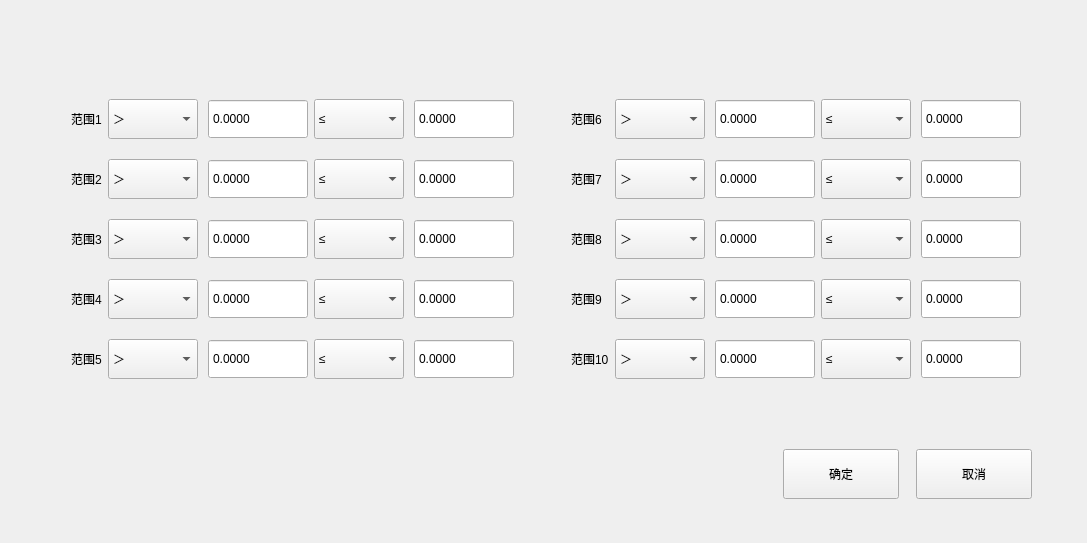
<?xml version="1.0" encoding="UTF-8"?>
<ui version="4.0">
 <class>QResultStatisticsRangeSetDlg</class>
 <widget class="QWidget" name="QResultStatisticsRangeSetDlg">
  <property name="geometry">
   <rect>
    <x>0</x>
    <y>0</y>
    <width>1087</width>
    <height>543</height>
   </rect>
  </property>
  <property name="windowTitle">
   <string>QResultStatisticsRangeSetDlg</string>
  </property>
  <widget class="QWidget" name="widget" native="true">
   <property name="geometry">
    <rect>
     <x>780</x>
     <y>440</y>
     <width>256</width>
     <height>68</height>
    </rect>
   </property>
   <layout class="QHBoxLayout" name="horizontalLayout_12">
    <property name="spacing">
     <number>14</number>
    </property>
    <property name="leftMargin">
     <number>0</number>
    </property>
    <property name="topMargin">
     <number>0</number>
    </property>
    <property name="rightMargin">
     <number>0</number>
    </property>
    <property name="bottomMargin">
     <number>0</number>
    </property>
    <item>
     <widget class="QPushButton" name="okBtn">
      <property name="minimumSize">
       <size>
        <width>116</width>
        <height>50</height>
       </size>
      </property>
      <property name="maximumSize">
       <size>
        <width>116</width>
        <height>50</height>
       </size>
      </property>
      <property name="text">
       <string>确定</string>
      </property>
      <property name="buttons" stdset="0">
       <string>btn_dlg</string>
      </property>
     </widget>
    </item>
    <item>
     <widget class="QPushButton" name="cancerBtn">
      <property name="minimumSize">
       <size>
        <width>116</width>
        <height>50</height>
       </size>
      </property>
      <property name="maximumSize">
       <size>
        <width>116</width>
        <height>50</height>
       </size>
      </property>
      <property name="text">
       <string>取消</string>
      </property>
      <property name="buttons" stdset="0">
       <string>btn_dlg</string>
      </property>
     </widget>
    </item>
   </layout>
  </widget>
  <widget class="QWidget" name="widget_2" native="true">
   <property name="geometry">
    <rect>
     <x>60</x>
     <y>88</y>
     <width>972</width>
     <height>361</height>
    </rect>
   </property>
   <layout class="QGridLayout" name="gridLayout">
    <property name="spacing">
     <number>20</number>
    </property>
    <item row="0" column="0">
     <layout class="QHBoxLayout" name="horizontalLayout_22">
      <item>
       <widget class="QLabel" name="label">
        <property name="text">
         <string>范围1</string>
        </property>
       </widget>
      </item>
      <item>
       <layout class="QHBoxLayout" name="horizontalLayout">
        <property name="spacing">
         <number>10</number>
        </property>
        <item>
         <widget class="QComboBox" name="comboBox_lc_1">
          <property name="minimumSize">
           <size>
            <width>90</width>
            <height>40</height>
           </size>
          </property>
          <property name="maximumSize">
           <size>
            <width>90</width>
            <height>40</height>
           </size>
          </property>
          <item>
           <property name="text">
            <string>＞</string>
           </property>
          </item>
          <item>
           <property name="text">
            <string>≥</string>
           </property>
          </item>
          <item>
           <property name="text">
            <string>=</string>
           </property>
          </item>
         </widget>
        </item>
        <item>
         <widget class="QDoubleSpinBox" name="doubleSpinBox_lv_1">
          <property name="minimumSize">
           <size>
            <width>100</width>
            <height>40</height>
           </size>
          </property>
          <property name="maximumSize">
           <size>
            <width>100</width>
            <height>40</height>
           </size>
          </property>
          <property name="buttonSymbols">
           <enum>QAbstractSpinBox::NoButtons</enum>
          </property>
          <property name="decimals">
           <number>4</number>
          </property>
          <property name="maximum">
           <double>999999.000000000000000</double>
          </property>
         </widget>
        </item>
       </layout>
      </item>
      <item>
       <layout class="QHBoxLayout" name="horizontalLayout_6">
        <property name="spacing">
         <number>10</number>
        </property>
        <item>
         <widget class="QComboBox" name="comboBox_rc_1">
          <property name="minimumSize">
           <size>
            <width>90</width>
            <height>40</height>
           </size>
          </property>
          <property name="maximumSize">
           <size>
            <width>90</width>
            <height>40</height>
           </size>
          </property>
          <property name="currentIndex">
           <number>1</number>
          </property>
          <item>
           <property name="text">
            <string>＜</string>
           </property>
          </item>
          <item>
           <property name="text">
            <string>≤</string>
           </property>
          </item>
         </widget>
        </item>
        <item>
         <widget class="QDoubleSpinBox" name="doubleSpinBox_rv_1">
          <property name="minimumSize">
           <size>
            <width>100</width>
            <height>40</height>
           </size>
          </property>
          <property name="maximumSize">
           <size>
            <width>100</width>
            <height>40</height>
           </size>
          </property>
          <property name="buttonSymbols">
           <enum>QAbstractSpinBox::NoButtons</enum>
          </property>
          <property name="decimals">
           <number>4</number>
          </property>
          <property name="maximum">
           <double>999999.000000000000000</double>
          </property>
         </widget>
        </item>
       </layout>
      </item>
     </layout>
    </item>
    <item row="0" column="1">
     <spacer name="horizontalSpacer">
      <property name="orientation">
       <enum>Qt::Horizontal</enum>
      </property>
      <property name="sizeHint" stdset="0">
       <size>
        <width>40</width>
        <height>20</height>
       </size>
      </property>
     </spacer>
    </item>
    <item row="0" column="2">
     <layout class="QHBoxLayout" name="horizontalLayout_27">
      <item>
       <widget class="QLabel" name="label_26">
        <property name="text">
         <string>范围6</string>
        </property>
       </widget>
      </item>
      <item>
       <layout class="QHBoxLayout" name="horizontalLayout_11">
        <property name="spacing">
         <number>10</number>
        </property>
        <item>
         <widget class="QComboBox" name="comboBox_lc_6">
          <property name="minimumSize">
           <size>
            <width>90</width>
            <height>40</height>
           </size>
          </property>
          <property name="maximumSize">
           <size>
            <width>90</width>
            <height>40</height>
           </size>
          </property>
          <item>
           <property name="text">
            <string>＞</string>
           </property>
          </item>
          <item>
           <property name="text">
            <string>≥</string>
           </property>
          </item>
          <item>
           <property name="text">
            <string>=</string>
           </property>
          </item>
         </widget>
        </item>
        <item>
         <widget class="QDoubleSpinBox" name="doubleSpinBox_lv_6">
          <property name="minimumSize">
           <size>
            <width>100</width>
            <height>40</height>
           </size>
          </property>
          <property name="maximumSize">
           <size>
            <width>100</width>
            <height>40</height>
           </size>
          </property>
          <property name="buttonSymbols">
           <enum>QAbstractSpinBox::NoButtons</enum>
          </property>
          <property name="decimals">
           <number>4</number>
          </property>
          <property name="maximum">
           <double>999999.000000000000000</double>
          </property>
         </widget>
        </item>
       </layout>
      </item>
      <item>
       <layout class="QHBoxLayout" name="horizontalLayout_17">
        <property name="spacing">
         <number>10</number>
        </property>
        <item>
         <widget class="QComboBox" name="comboBox_rc_6">
          <property name="minimumSize">
           <size>
            <width>90</width>
            <height>40</height>
           </size>
          </property>
          <property name="maximumSize">
           <size>
            <width>90</width>
            <height>40</height>
           </size>
          </property>
          <property name="currentIndex">
           <number>1</number>
          </property>
          <item>
           <property name="text">
            <string>＜</string>
           </property>
          </item>
          <item>
           <property name="text">
            <string>≤</string>
           </property>
          </item>
         </widget>
        </item>
        <item>
         <widget class="QDoubleSpinBox" name="doubleSpinBox_rv_6">
          <property name="minimumSize">
           <size>
            <width>100</width>
            <height>40</height>
           </size>
          </property>
          <property name="maximumSize">
           <size>
            <width>100</width>
            <height>40</height>
           </size>
          </property>
          <property name="buttonSymbols">
           <enum>QAbstractSpinBox::NoButtons</enum>
          </property>
          <property name="decimals">
           <number>4</number>
          </property>
          <property name="maximum">
           <double>999999.000000000000000</double>
          </property>
         </widget>
        </item>
       </layout>
      </item>
     </layout>
    </item>
    <item row="1" column="0">
     <layout class="QHBoxLayout" name="horizontalLayout_23">
      <item>
       <widget class="QLabel" name="label_22">
        <property name="text">
         <string>范围2</string>
        </property>
       </widget>
      </item>
      <item>
       <layout class="QHBoxLayout" name="horizontalLayout_2">
        <property name="spacing">
         <number>10</number>
        </property>
        <item>
         <widget class="QComboBox" name="comboBox_lc_2">
          <property name="minimumSize">
           <size>
            <width>90</width>
            <height>40</height>
           </size>
          </property>
          <property name="maximumSize">
           <size>
            <width>90</width>
            <height>40</height>
           </size>
          </property>
          <item>
           <property name="text">
            <string>＞</string>
           </property>
          </item>
          <item>
           <property name="text">
            <string>≥</string>
           </property>
          </item>
          <item>
           <property name="text">
            <string>=</string>
           </property>
          </item>
         </widget>
        </item>
        <item>
         <widget class="QDoubleSpinBox" name="doubleSpinBox_lv_2">
          <property name="minimumSize">
           <size>
            <width>100</width>
            <height>40</height>
           </size>
          </property>
          <property name="maximumSize">
           <size>
            <width>100</width>
            <height>40</height>
           </size>
          </property>
          <property name="buttonSymbols">
           <enum>QAbstractSpinBox::NoButtons</enum>
          </property>
          <property name="decimals">
           <number>4</number>
          </property>
          <property name="maximum">
           <double>999999.000000000000000</double>
          </property>
         </widget>
        </item>
       </layout>
      </item>
      <item>
       <layout class="QHBoxLayout" name="horizontalLayout_7">
        <property name="spacing">
         <number>10</number>
        </property>
        <item>
         <widget class="QComboBox" name="comboBox_rc_2">
          <property name="minimumSize">
           <size>
            <width>90</width>
            <height>40</height>
           </size>
          </property>
          <property name="maximumSize">
           <size>
            <width>90</width>
            <height>40</height>
           </size>
          </property>
          <property name="currentIndex">
           <number>1</number>
          </property>
          <item>
           <property name="text">
            <string>＜</string>
           </property>
          </item>
          <item>
           <property name="text">
            <string>≤</string>
           </property>
          </item>
         </widget>
        </item>
        <item>
         <widget class="QDoubleSpinBox" name="doubleSpinBox_rv_2">
          <property name="minimumSize">
           <size>
            <width>100</width>
            <height>40</height>
           </size>
          </property>
          <property name="maximumSize">
           <size>
            <width>100</width>
            <height>40</height>
           </size>
          </property>
          <property name="buttonSymbols">
           <enum>QAbstractSpinBox::NoButtons</enum>
          </property>
          <property name="decimals">
           <number>4</number>
          </property>
          <property name="maximum">
           <double>999999.000000000000000</double>
          </property>
         </widget>
        </item>
       </layout>
      </item>
     </layout>
    </item>
    <item row="1" column="2">
     <layout class="QHBoxLayout" name="horizontalLayout_28">
      <item>
       <widget class="QLabel" name="label_27">
        <property name="text">
         <string>范围7</string>
        </property>
       </widget>
      </item>
      <item>
       <layout class="QHBoxLayout" name="horizontalLayout_13">
        <property name="spacing">
         <number>10</number>
        </property>
        <item>
         <widget class="QComboBox" name="comboBox_lc_7">
          <property name="minimumSize">
           <size>
            <width>90</width>
            <height>40</height>
           </size>
          </property>
          <property name="maximumSize">
           <size>
            <width>90</width>
            <height>40</height>
           </size>
          </property>
          <item>
           <property name="text">
            <string>＞</string>
           </property>
          </item>
          <item>
           <property name="text">
            <string>≥</string>
           </property>
          </item>
          <item>
           <property name="text">
            <string>=</string>
           </property>
          </item>
         </widget>
        </item>
        <item>
         <widget class="QDoubleSpinBox" name="doubleSpinBox_lv_7">
          <property name="minimumSize">
           <size>
            <width>100</width>
            <height>40</height>
           </size>
          </property>
          <property name="maximumSize">
           <size>
            <width>100</width>
            <height>40</height>
           </size>
          </property>
          <property name="buttonSymbols">
           <enum>QAbstractSpinBox::NoButtons</enum>
          </property>
          <property name="decimals">
           <number>4</number>
          </property>
          <property name="maximum">
           <double>999999.000000000000000</double>
          </property>
         </widget>
        </item>
       </layout>
      </item>
      <item>
       <layout class="QHBoxLayout" name="horizontalLayout_18">
        <property name="spacing">
         <number>10</number>
        </property>
        <item>
         <widget class="QComboBox" name="comboBox_rc_7">
          <property name="minimumSize">
           <size>
            <width>90</width>
            <height>40</height>
           </size>
          </property>
          <property name="maximumSize">
           <size>
            <width>90</width>
            <height>40</height>
           </size>
          </property>
          <property name="currentIndex">
           <number>1</number>
          </property>
          <item>
           <property name="text">
            <string>＜</string>
           </property>
          </item>
          <item>
           <property name="text">
            <string>≤</string>
           </property>
          </item>
         </widget>
        </item>
        <item>
         <widget class="QDoubleSpinBox" name="doubleSpinBox_rv_7">
          <property name="minimumSize">
           <size>
            <width>100</width>
            <height>40</height>
           </size>
          </property>
          <property name="maximumSize">
           <size>
            <width>100</width>
            <height>40</height>
           </size>
          </property>
          <property name="buttonSymbols">
           <enum>QAbstractSpinBox::NoButtons</enum>
          </property>
          <property name="decimals">
           <number>4</number>
          </property>
          <property name="maximum">
           <double>999999.000000000000000</double>
          </property>
         </widget>
        </item>
       </layout>
      </item>
     </layout>
    </item>
    <item row="2" column="0">
     <layout class="QHBoxLayout" name="horizontalLayout_24">
      <item>
       <widget class="QLabel" name="label_23">
        <property name="text">
         <string>范围3</string>
        </property>
       </widget>
      </item>
      <item>
       <layout class="QHBoxLayout" name="horizontalLayout_3">
        <property name="spacing">
         <number>10</number>
        </property>
        <item>
         <widget class="QComboBox" name="comboBox_lc_3">
          <property name="minimumSize">
           <size>
            <width>90</width>
            <height>40</height>
           </size>
          </property>
          <property name="maximumSize">
           <size>
            <width>90</width>
            <height>40</height>
           </size>
          </property>
          <item>
           <property name="text">
            <string>＞</string>
           </property>
          </item>
          <item>
           <property name="text">
            <string>≥</string>
           </property>
          </item>
          <item>
           <property name="text">
            <string>=</string>
           </property>
          </item>
         </widget>
        </item>
        <item>
         <widget class="QDoubleSpinBox" name="doubleSpinBox_lv_3">
          <property name="minimumSize">
           <size>
            <width>100</width>
            <height>40</height>
           </size>
          </property>
          <property name="maximumSize">
           <size>
            <width>100</width>
            <height>40</height>
           </size>
          </property>
          <property name="buttonSymbols">
           <enum>QAbstractSpinBox::NoButtons</enum>
          </property>
          <property name="decimals">
           <number>4</number>
          </property>
          <property name="maximum">
           <double>999999.000000000000000</double>
          </property>
         </widget>
        </item>
       </layout>
      </item>
      <item>
       <layout class="QHBoxLayout" name="horizontalLayout_8">
        <property name="spacing">
         <number>10</number>
        </property>
        <item>
         <widget class="QComboBox" name="comboBox_rc_3">
          <property name="minimumSize">
           <size>
            <width>90</width>
            <height>40</height>
           </size>
          </property>
          <property name="maximumSize">
           <size>
            <width>90</width>
            <height>40</height>
           </size>
          </property>
          <property name="currentIndex">
           <number>1</number>
          </property>
          <item>
           <property name="text">
            <string>＜</string>
           </property>
          </item>
          <item>
           <property name="text">
            <string>≤</string>
           </property>
          </item>
         </widget>
        </item>
        <item>
         <widget class="QDoubleSpinBox" name="doubleSpinBox_rv_3">
          <property name="minimumSize">
           <size>
            <width>100</width>
            <height>40</height>
           </size>
          </property>
          <property name="maximumSize">
           <size>
            <width>100</width>
            <height>40</height>
           </size>
          </property>
          <property name="buttonSymbols">
           <enum>QAbstractSpinBox::NoButtons</enum>
          </property>
          <property name="decimals">
           <number>4</number>
          </property>
          <property name="maximum">
           <double>999999.000000000000000</double>
          </property>
         </widget>
        </item>
       </layout>
      </item>
     </layout>
    </item>
    <item row="2" column="2">
     <layout class="QHBoxLayout" name="horizontalLayout_29">
      <item>
       <widget class="QLabel" name="label_28">
        <property name="text">
         <string>范围8</string>
        </property>
       </widget>
      </item>
      <item>
       <layout class="QHBoxLayout" name="horizontalLayout_14">
        <property name="spacing">
         <number>10</number>
        </property>
        <item>
         <widget class="QComboBox" name="comboBox_lc_8">
          <property name="minimumSize">
           <size>
            <width>90</width>
            <height>40</height>
           </size>
          </property>
          <property name="maximumSize">
           <size>
            <width>90</width>
            <height>40</height>
           </size>
          </property>
          <item>
           <property name="text">
            <string>＞</string>
           </property>
          </item>
          <item>
           <property name="text">
            <string>≥</string>
           </property>
          </item>
          <item>
           <property name="text">
            <string>=</string>
           </property>
          </item>
         </widget>
        </item>
        <item>
         <widget class="QDoubleSpinBox" name="doubleSpinBox_lv_8">
          <property name="minimumSize">
           <size>
            <width>100</width>
            <height>40</height>
           </size>
          </property>
          <property name="maximumSize">
           <size>
            <width>100</width>
            <height>40</height>
           </size>
          </property>
          <property name="buttonSymbols">
           <enum>QAbstractSpinBox::NoButtons</enum>
          </property>
          <property name="decimals">
           <number>4</number>
          </property>
          <property name="maximum">
           <double>999999.000000000000000</double>
          </property>
         </widget>
        </item>
       </layout>
      </item>
      <item>
       <layout class="QHBoxLayout" name="horizontalLayout_19">
        <property name="spacing">
         <number>10</number>
        </property>
        <item>
         <widget class="QComboBox" name="comboBox_rc_8">
          <property name="minimumSize">
           <size>
            <width>90</width>
            <height>40</height>
           </size>
          </property>
          <property name="maximumSize">
           <size>
            <width>90</width>
            <height>40</height>
           </size>
          </property>
          <property name="currentIndex">
           <number>1</number>
          </property>
          <item>
           <property name="text">
            <string>＜</string>
           </property>
          </item>
          <item>
           <property name="text">
            <string>≤</string>
           </property>
          </item>
         </widget>
        </item>
        <item>
         <widget class="QDoubleSpinBox" name="doubleSpinBox_rv_8">
          <property name="minimumSize">
           <size>
            <width>100</width>
            <height>40</height>
           </size>
          </property>
          <property name="maximumSize">
           <size>
            <width>100</width>
            <height>40</height>
           </size>
          </property>
          <property name="buttonSymbols">
           <enum>QAbstractSpinBox::NoButtons</enum>
          </property>
          <property name="decimals">
           <number>4</number>
          </property>
          <property name="maximum">
           <double>999999.000000000000000</double>
          </property>
         </widget>
        </item>
       </layout>
      </item>
     </layout>
    </item>
    <item row="3" column="0">
     <layout class="QHBoxLayout" name="horizontalLayout_25">
      <item>
       <widget class="QLabel" name="label_24">
        <property name="text">
         <string>范围4</string>
        </property>
       </widget>
      </item>
      <item>
       <layout class="QHBoxLayout" name="horizontalLayout_4">
        <property name="spacing">
         <number>10</number>
        </property>
        <item>
         <widget class="QComboBox" name="comboBox_lc_4">
          <property name="minimumSize">
           <size>
            <width>90</width>
            <height>40</height>
           </size>
          </property>
          <property name="maximumSize">
           <size>
            <width>90</width>
            <height>40</height>
           </size>
          </property>
          <item>
           <property name="text">
            <string>＞</string>
           </property>
          </item>
          <item>
           <property name="text">
            <string>≥</string>
           </property>
          </item>
          <item>
           <property name="text">
            <string>=</string>
           </property>
          </item>
         </widget>
        </item>
        <item>
         <widget class="QDoubleSpinBox" name="doubleSpinBox_lv_4">
          <property name="minimumSize">
           <size>
            <width>100</width>
            <height>40</height>
           </size>
          </property>
          <property name="maximumSize">
           <size>
            <width>100</width>
            <height>40</height>
           </size>
          </property>
          <property name="buttonSymbols">
           <enum>QAbstractSpinBox::NoButtons</enum>
          </property>
          <property name="decimals">
           <number>4</number>
          </property>
          <property name="maximum">
           <double>999999.000000000000000</double>
          </property>
         </widget>
        </item>
       </layout>
      </item>
      <item>
       <layout class="QHBoxLayout" name="horizontalLayout_9">
        <property name="spacing">
         <number>10</number>
        </property>
        <item>
         <widget class="QComboBox" name="comboBox_rc_4">
          <property name="minimumSize">
           <size>
            <width>90</width>
            <height>40</height>
           </size>
          </property>
          <property name="maximumSize">
           <size>
            <width>90</width>
            <height>40</height>
           </size>
          </property>
          <property name="currentIndex">
           <number>1</number>
          </property>
          <item>
           <property name="text">
            <string>＜</string>
           </property>
          </item>
          <item>
           <property name="text">
            <string>≤</string>
           </property>
          </item>
         </widget>
        </item>
        <item>
         <widget class="QDoubleSpinBox" name="doubleSpinBox_rv_4">
          <property name="minimumSize">
           <size>
            <width>100</width>
            <height>40</height>
           </size>
          </property>
          <property name="maximumSize">
           <size>
            <width>100</width>
            <height>40</height>
           </size>
          </property>
          <property name="buttonSymbols">
           <enum>QAbstractSpinBox::NoButtons</enum>
          </property>
          <property name="decimals">
           <number>4</number>
          </property>
          <property name="maximum">
           <double>999999.000000000000000</double>
          </property>
         </widget>
        </item>
       </layout>
      </item>
     </layout>
    </item>
    <item row="3" column="2">
     <layout class="QHBoxLayout" name="horizontalLayout_30">
      <item>
       <widget class="QLabel" name="label_29">
        <property name="text">
         <string>范围9</string>
        </property>
       </widget>
      </item>
      <item>
       <layout class="QHBoxLayout" name="horizontalLayout_15">
        <property name="spacing">
         <number>10</number>
        </property>
        <item>
         <widget class="QComboBox" name="comboBox_lc_9">
          <property name="minimumSize">
           <size>
            <width>90</width>
            <height>40</height>
           </size>
          </property>
          <property name="maximumSize">
           <size>
            <width>90</width>
            <height>40</height>
           </size>
          </property>
          <item>
           <property name="text">
            <string>＞</string>
           </property>
          </item>
          <item>
           <property name="text">
            <string>≥</string>
           </property>
          </item>
          <item>
           <property name="text">
            <string>=</string>
           </property>
          </item>
         </widget>
        </item>
        <item>
         <widget class="QDoubleSpinBox" name="doubleSpinBox_lv_9">
          <property name="minimumSize">
           <size>
            <width>100</width>
            <height>40</height>
           </size>
          </property>
          <property name="maximumSize">
           <size>
            <width>100</width>
            <height>40</height>
           </size>
          </property>
          <property name="buttonSymbols">
           <enum>QAbstractSpinBox::NoButtons</enum>
          </property>
          <property name="decimals">
           <number>4</number>
          </property>
          <property name="maximum">
           <double>999999.000000000000000</double>
          </property>
         </widget>
        </item>
       </layout>
      </item>
      <item>
       <layout class="QHBoxLayout" name="horizontalLayout_20">
        <property name="spacing">
         <number>10</number>
        </property>
        <item>
         <widget class="QComboBox" name="comboBox_rc_9">
          <property name="minimumSize">
           <size>
            <width>90</width>
            <height>40</height>
           </size>
          </property>
          <property name="maximumSize">
           <size>
            <width>90</width>
            <height>40</height>
           </size>
          </property>
          <property name="currentIndex">
           <number>1</number>
          </property>
          <item>
           <property name="text">
            <string>＜</string>
           </property>
          </item>
          <item>
           <property name="text">
            <string>≤</string>
           </property>
          </item>
         </widget>
        </item>
        <item>
         <widget class="QDoubleSpinBox" name="doubleSpinBox_rv_9">
          <property name="minimumSize">
           <size>
            <width>100</width>
            <height>40</height>
           </size>
          </property>
          <property name="maximumSize">
           <size>
            <width>100</width>
            <height>40</height>
           </size>
          </property>
          <property name="buttonSymbols">
           <enum>QAbstractSpinBox::NoButtons</enum>
          </property>
          <property name="decimals">
           <number>4</number>
          </property>
          <property name="maximum">
           <double>999999.000000000000000</double>
          </property>
         </widget>
        </item>
       </layout>
      </item>
     </layout>
    </item>
    <item row="4" column="0">
     <layout class="QHBoxLayout" name="horizontalLayout_26">
      <item>
       <widget class="QLabel" name="label_25">
        <property name="text">
         <string>范围5</string>
        </property>
       </widget>
      </item>
      <item>
       <layout class="QHBoxLayout" name="horizontalLayout_5">
        <property name="spacing">
         <number>10</number>
        </property>
        <item>
         <widget class="QComboBox" name="comboBox_lc_5">
          <property name="minimumSize">
           <size>
            <width>90</width>
            <height>40</height>
           </size>
          </property>
          <property name="maximumSize">
           <size>
            <width>90</width>
            <height>40</height>
           </size>
          </property>
          <item>
           <property name="text">
            <string>＞</string>
           </property>
          </item>
          <item>
           <property name="text">
            <string>≥</string>
           </property>
          </item>
          <item>
           <property name="text">
            <string>=</string>
           </property>
          </item>
         </widget>
        </item>
        <item>
         <widget class="QDoubleSpinBox" name="doubleSpinBox_lv_5">
          <property name="minimumSize">
           <size>
            <width>100</width>
            <height>40</height>
           </size>
          </property>
          <property name="maximumSize">
           <size>
            <width>100</width>
            <height>40</height>
           </size>
          </property>
          <property name="buttonSymbols">
           <enum>QAbstractSpinBox::NoButtons</enum>
          </property>
          <property name="decimals">
           <number>4</number>
          </property>
          <property name="maximum">
           <double>999999.000000000000000</double>
          </property>
         </widget>
        </item>
       </layout>
      </item>
      <item>
       <layout class="QHBoxLayout" name="horizontalLayout_10">
        <property name="spacing">
         <number>10</number>
        </property>
        <item>
         <widget class="QComboBox" name="comboBox_rc_5">
          <property name="minimumSize">
           <size>
            <width>90</width>
            <height>40</height>
           </size>
          </property>
          <property name="maximumSize">
           <size>
            <width>90</width>
            <height>40</height>
           </size>
          </property>
          <property name="currentIndex">
           <number>1</number>
          </property>
          <item>
           <property name="text">
            <string>＜</string>
           </property>
          </item>
          <item>
           <property name="text">
            <string>≤</string>
           </property>
          </item>
         </widget>
        </item>
        <item>
         <widget class="QDoubleSpinBox" name="doubleSpinBox_rv_5">
          <property name="minimumSize">
           <size>
            <width>100</width>
            <height>40</height>
           </size>
          </property>
          <property name="maximumSize">
           <size>
            <width>100</width>
            <height>40</height>
           </size>
          </property>
          <property name="buttonSymbols">
           <enum>QAbstractSpinBox::NoButtons</enum>
          </property>
          <property name="decimals">
           <number>4</number>
          </property>
          <property name="maximum">
           <double>999999.000000000000000</double>
          </property>
         </widget>
        </item>
       </layout>
      </item>
     </layout>
    </item>
    <item row="4" column="2">
     <layout class="QHBoxLayout" name="horizontalLayout_31">
      <item>
       <widget class="QLabel" name="label_30">
        <property name="text">
         <string>范围10</string>
        </property>
       </widget>
      </item>
      <item>
       <layout class="QHBoxLayout" name="horizontalLayout_16">
        <property name="spacing">
         <number>10</number>
        </property>
        <item>
         <widget class="QComboBox" name="comboBox_lc_10">
          <property name="minimumSize">
           <size>
            <width>90</width>
            <height>40</height>
           </size>
          </property>
          <property name="maximumSize">
           <size>
            <width>90</width>
            <height>40</height>
           </size>
          </property>
          <item>
           <property name="text">
            <string>＞</string>
           </property>
          </item>
          <item>
           <property name="text">
            <string>≥</string>
           </property>
          </item>
          <item>
           <property name="text">
            <string>=</string>
           </property>
          </item>
         </widget>
        </item>
        <item>
         <widget class="QDoubleSpinBox" name="doubleSpinBox_lv_10">
          <property name="minimumSize">
           <size>
            <width>100</width>
            <height>40</height>
           </size>
          </property>
          <property name="maximumSize">
           <size>
            <width>100</width>
            <height>40</height>
           </size>
          </property>
          <property name="buttonSymbols">
           <enum>QAbstractSpinBox::NoButtons</enum>
          </property>
          <property name="decimals">
           <number>4</number>
          </property>
          <property name="maximum">
           <double>999999.000000000000000</double>
          </property>
         </widget>
        </item>
       </layout>
      </item>
      <item>
       <layout class="QHBoxLayout" name="horizontalLayout_21">
        <property name="spacing">
         <number>10</number>
        </property>
        <item>
         <widget class="QComboBox" name="comboBox_rc_10">
          <property name="minimumSize">
           <size>
            <width>90</width>
            <height>40</height>
           </size>
          </property>
          <property name="maximumSize">
           <size>
            <width>90</width>
            <height>40</height>
           </size>
          </property>
          <property name="currentIndex">
           <number>1</number>
          </property>
          <item>
           <property name="text">
            <string>＜</string>
           </property>
          </item>
          <item>
           <property name="text">
            <string>≤</string>
           </property>
          </item>
         </widget>
        </item>
        <item>
         <widget class="QDoubleSpinBox" name="doubleSpinBox_rv_10">
          <property name="minimumSize">
           <size>
            <width>100</width>
            <height>40</height>
           </size>
          </property>
          <property name="maximumSize">
           <size>
            <width>100</width>
            <height>40</height>
           </size>
          </property>
          <property name="buttonSymbols">
           <enum>QAbstractSpinBox::NoButtons</enum>
          </property>
          <property name="decimals">
           <number>4</number>
          </property>
          <property name="maximum">
           <double>999999.000000000000000</double>
          </property>
         </widget>
        </item>
       </layout>
      </item>
     </layout>
    </item>
    <item row="5" column="0">
     <spacer name="verticalSpacer">
      <property name="orientation">
       <enum>Qt::Vertical</enum>
      </property>
      <property name="sizeHint" stdset="0">
       <size>
        <width>20</width>
        <height>40</height>
       </size>
      </property>
     </spacer>
    </item>
    <item row="5" column="2">
     <spacer name="verticalSpacer_2">
      <property name="orientation">
       <enum>Qt::Vertical</enum>
      </property>
      <property name="sizeHint" stdset="0">
       <size>
        <width>20</width>
        <height>40</height>
       </size>
      </property>
     </spacer>
    </item>
   </layout>
  </widget>
 </widget>
 <layoutdefault spacing="6" margin="11"/>
 <resources/>
 <connections/>
</ui>
